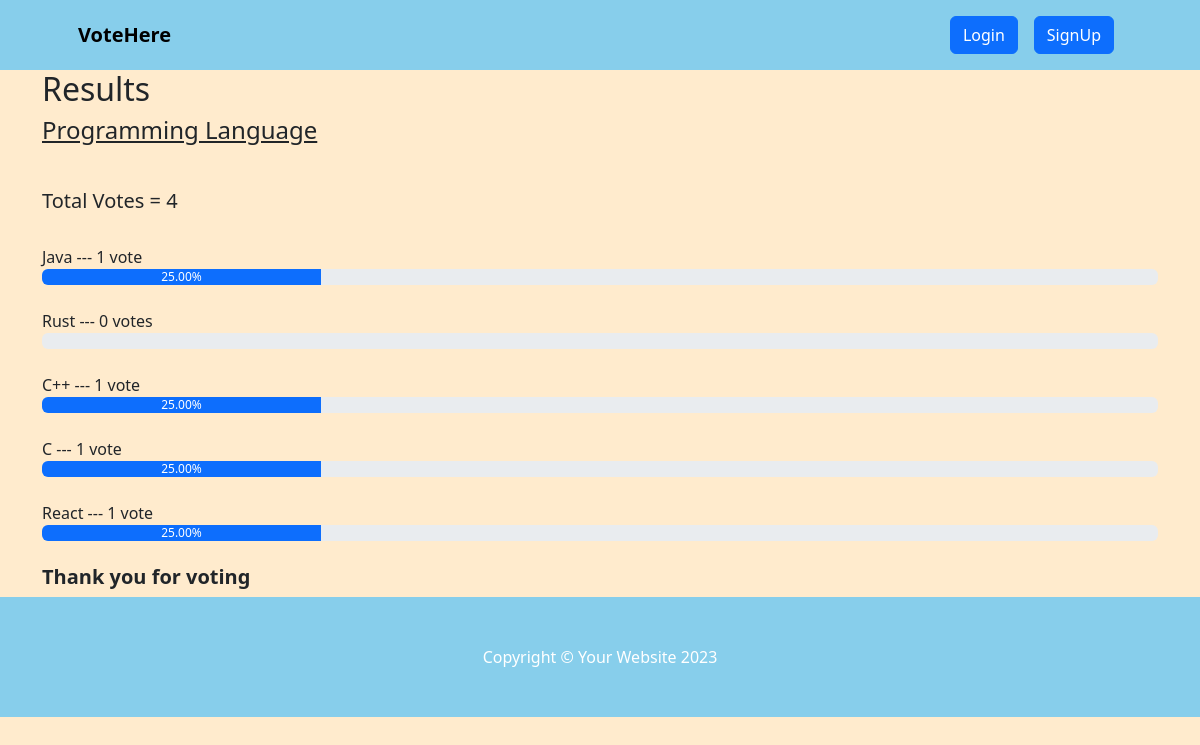
Screenshot of /result/programming-language with the database file from the repository.
### voteapp/models.py (models this page shows, shortened)
class Category(models.Model):
    title = models.CharField(max_length=200)
    slug = models.SlugField(blank=True, null=True)
    description = models.TextField(blank=True, null=True)
    total_vote = models.IntegerField(default=0)
    voters = models.ManyToManyField(User, blank=True)

class CategoryItem(models.Model):
    title = models.CharField(max_length=200)
    total_vote = models.IntegerField(default=0)
    category = models.ForeignKey(Category, on_delete=models.CASCADE, related_name="items")
    voters = models.ManyToManyField(User, blank=True)
    @property
    def percentage_vote(self):
        category_votes = self.category.total_vote
        item_votes = self.total_vote
        if category_votes == 0:
            vote_in_percentage = 0
        else:
            vote_in_percentage = (item_votes/category_votes) * 100
        return vote_in_percentage

### voteapp/views.py (the view)
# urls.py: path("result/<str:slug>", views.result, name="result"),
def result(request, slug):
    category = Category.objects.get(slug=slug)
    items = CategoryItem.objects.filter(category=category)
    context = {"category": category, "items": items}
    return render(request, "result.html", context)

### voteapp/templatetags/custom_filters.py (called while the page is built)
@register.filter(name="has_voted")
def has_voted(user, voters):
    return any(user.id== voter.id for voter in voters)

### voteapp/templates/result.html
{% extends 'base.html' %}
{% block content %}
{% load humanize %}
{% load custom_filters %}
<div class="container result-container">
    <div class="sub-container">
      <h2>Results</h2>
      <h4>{{category.title}}</h4>
      <br>
      <h5>Total Votes = {{category.total_vote}}</h5>
      <br />
      {% for item in items  %}
      {% if request.user|has_voted:item.voters.all %}
      <small>{{item.title}}</strong> --- {{item.total_vote}} vote{{item.total_vote | pluralize:",s"}} ---  <strong>[voted]</strong> </small>
      <div class="progressContainer">
        <div class="progress">
          <div
            class="progress-bar"
            role="progressbar"
            aria-label="Example with label"
            style="width:{{item.percentage_vote | floatformat:2}}%;"
            aria-valuenow="25"
            aria-valuemin="0"
            aria-valuemax="100"
          >
          {{item.percentage_vote | floatformat:2}}%
          </div>
        </div>
      </div>
      <br>
      {% else %}
      <small>{{item.title}}</strong> --- {{item.total_vote}} vote{{item.total_vote | pluralize:",s"}} </small>
      <div class="progressContainer">
        <div class="progress">
          <div
            class="progress-bar"
            role="progressbar"
            aria-label="Example with label"
            style="width:{{item.percentage_vote | floatformat:2}}%;"
            aria-valuenow="25"
            aria-valuemin="0"
            aria-valuemax="100"
          >
          {{item.percentage_vote | floatformat:2}}%
          </div>
        </div>
      </div>
      <br>
      {% endif %}
      {% endfor %}
      <h5 style="font-weight: bold">Thank you for voting</h5>
    </div>
  </div>
{% endblock content %}

### voteapp/templates/base.html (shortened to what this page needs)
<!DOCTYPE html>
{% load static %}
<html lang="en">
<head>
    <link href="https://cdn.jsdelivr.net/npm/bootstrap-icons@1.4.1/font/bootstrap-icons.css" rel="stylesheet" />
    <link rel="stylesheet" href="{% static 'css/bootstrap.css' %}">
    <link rel="stylesheet" href="{% static 'css/style.css' %}">
</head>
<body style="background: blanchedalmond;">
     <nav class="navbar navbar-expand-lg navbar-dark" style="background:skyblue">
        <div class="container px-lg-5">
            <a class="navbar-brand text-black bold" href="{% url 'index'  %}"><strong>VoteHere</strong></a>
            <div class="collapse navbar-collapse" id="navbarSupportedContent">
                <ul class="navbar-nav ms-auto mb-2 mb-lg-0">
                    {% if request.user.is_authenticated %}
                    <li class="nav-item"><a class="nav-link" href="#"><button class="btn btn-primary">Hi, {{request.user.username}}</button></a></li>
                    <li class="nav-item"><a class="nav-link" href="{% url 'logout' %}"><button class="btn btn-secondary">Logout</button></a></li>
                    {% else %}
                    <li class="nav-item"><a class="nav-link" href="{% url 'signin' %}"><button class="btn btn-primary">Login</button></a></li>
                    <li class="nav-item"><a class="nav-link" href="{% url 'signup' %}"><button class="btn btn-primary">SignUp</button></a></li>
                    {% endif %}
                </ul>
            </div>
        </div>
    </nav>
    {% block content %}
    {% endblock content %}
     <footer class="py-5" style="background:skyblue;">
        <div class="container"><p class="m-0 text-center text-white">Copyright &copy; Your Website 2023</p></div>
    </footer>
</body>
</html>

### voteapp/static/css/style.css (style rules this page uses)
* { box-sizing: border-box; }
.result-container { display: flex; align-items: center; justify-content: center; }
.sub-container { width: inherit }
.result-container h4 { text-decoration: underline; margin-bottom: 20px; }
.result-container small { font-size: 16px; font-weight: 500; }

### rows the page displays
Category: title "Programming Language", total_vote "4"
CategoryItem: title "Java", total_vote "1", percentage_vote "25.00"
CategoryItem: title "Rust", total_vote "0", total_vote|pluralize "s"
CategoryItem: title "C++", total_vote "1", percentage_vote "25.00"
CategoryItem: title "C", total_vote "1", percentage_vote "25.00"
CategoryItem: title "React", total_vote "1", percentage_vote "25.00"
